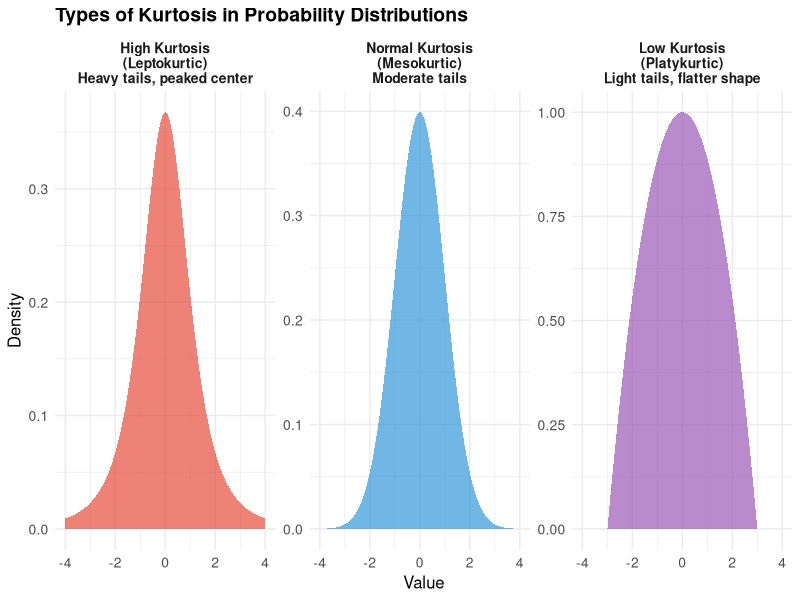
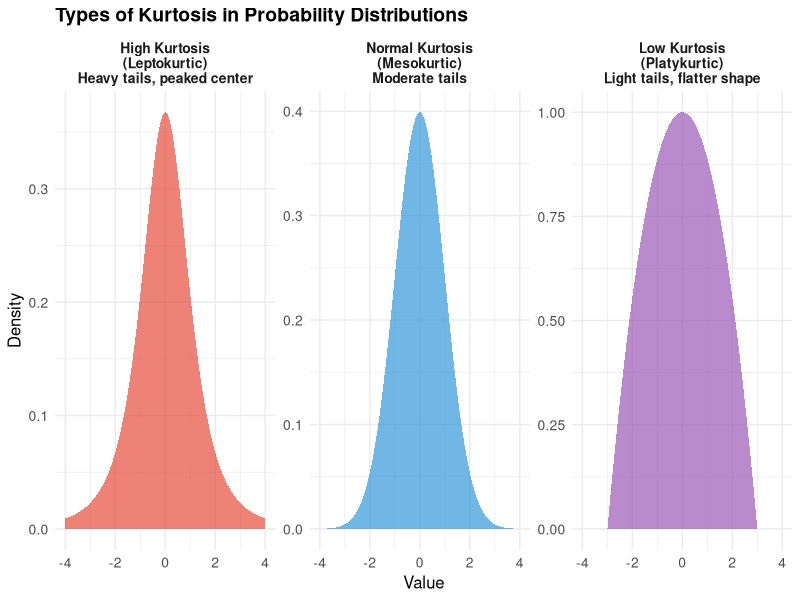

These charts were generated, in order, by the following R code:
## ---- chunk 1
#| label: fig-kurtosis-gen
#| echo: false
#| warning: false
#| message: false

library(ggplot2)

# Set consistent theme
theme_cqc <- theme_minimal() +
  theme(
    plot.title = element_text(size = 14, face = "bold"),
    axis.title = element_text(size = 12),
    axis.text = element_text(size = 10),
    legend.position = "bottom"
  )

# Generate distributions with different kurtosis
set.seed(123)
x_range <- seq(-4, 4, length.out = 1000)

# High kurtosis (leptokurtic): t-distribution with df=3
high_kurtosis <- dt(x_range, df = 3)

# Normal kurtosis (mesokurtic): standard normal
normal_kurtosis <- dnorm(x_range)

# Low kurtosis (platykurtic): uniform-ish distribution using beta
low_kurtosis <- rep(0, length(x_range))
mask <- (x_range >= -3) & (x_range <= 3)
low_vals <- dbeta((x_range[mask] + 3)/6, 2, 2) / 1.5
low_kurtosis[mask] <- low_vals

# Create data frame
df <- data.frame(
  x = rep(x_range, 3),
  density = c(high_kurtosis, normal_kurtosis, low_kurtosis),
  type = rep(c("High Kurtosis\n(Leptokurtic)\nHeavy tails, peaked center", 
               "Normal Kurtosis\n(Mesokurtic)\nModerate tails", 
               "Low Kurtosis\n(Platykurtic)\nLight tails, flatter shape"), 
             each = length(x_range))
)

df$type <- factor(df$type, levels = c("High Kurtosis\n(Leptokurtic)\nHeavy tails, peaked center",
                                       "Normal Kurtosis\n(Mesokurtic)\nModerate tails",
                                       "Low Kurtosis\n(Platykurtic)\nLight tails, flatter shape"))

# Plot
p <- ggplot(df, aes(x = x, y = density, fill = type)) +
  geom_area(alpha = 0.7, color = NA) +
  facet_wrap(~type, scales = "free_y") +
  scale_fill_manual(values = c("#E74C3C", "#3498DB", "#9B59B6")) +
  labs(
    title = "Types of Kurtosis in Probability Distributions",
    x = "Value",
    y = "Density"
  ) +
  theme_cqc +
  theme(legend.position = "none",
        strip.text = element_text(size = 10, face = "bold"))

# Save to figures folder
ggsave("../figures/kurtosis.png", p, width = 10, height = 3.5, dpi = 300)

# Display
p
